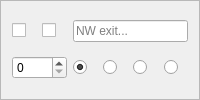
       <widget class="QFrame" name="frame_nw">
        <property name="sizePolicy">
         <sizepolicy hsizetype="Preferred" vsizetype="Preferred">
          <horstretch>0</horstretch>
          <verstretch>0</verstretch>
         </sizepolicy>
        </property>
        <property name="autoFillBackground">
         <bool>false</bool>
        </property>
        <property name="frameShape">
         <enum>QFrame::StyledPanel</enum>
        </property>
        <property name="frameShadow">
         <enum>QFrame::Raised</enum>
        </property>
        <layout class="QGridLayout" name="gridLayout_nw">
         <item row="0" column="0">
          <widget class="QCheckBox" name="noroute_nw">
           <property name="cursor">
            <cursorShape>PointingHandCursor</cursorShape>
           </property>
           <property name="focusPolicy">
            <enum>Qt::NoFocus</enum>
           </property>
           <property name="toolTip">
            <string>Prevent a route being created via this exit, equivalent to an infinite exit weight</string>
           </property>
           <property name="text">
            <string/>
           </property>
           <property name="checkable">
            <bool>true</bool>
           </property>
          </widget>
         </item>
         <item row="0" column="1">
          <widget class="QCheckBox" name="stub_nw">
           <property name="cursor">
            <cursorShape>PointingHandCursor</cursorShape>
           </property>
           <property name="toolTip">
            <string>Create an exit in this direction with unknown destination, mutually exclusive with an actual exit roomID</string>
           </property>
           <property name="text">
            <string/>
           </property>
          </widget>
         </item>
         <item row="0" column="2" colspan="4">
          <widget class="QLineEdit" name="nw">
           <property name="toolTip">
            <string>Set the number of the room northwest of this one, will be blue for a valid number or red for invalid</string>
           </property>
           <property name="placeholderText">
            <string>NW exit...</string>
           </property>
          </widget>
         </item>
         <item row="1" column="0" colspan="2">
          <widget class="QSpinBox" name="weight_nw">
           <property name="cursor">
            <cursorShape>SizeVerCursor</cursorShape>
           </property>
           <property name="toolTip">
            <string>Set to a positive value to overide the default (Room) Weight for using this Exit route, zero value assigns the default.</string>
           </property>
           <property name="maximum">
            <number>9999</number>
           </property>
          </widget>
         </item>
         <item row="1" column="2">
          <widget class="QRadioButton" name="doortype_none_nw">
           <property name="cursor">
            <cursorShape>PointingHandCursor</cursorShape>
           </property>
           <property name="toolTip">
            <string>No door symbol is drawn on 2D Map for this exit</string>
           </property>
           <property name="text">
            <string/>
           </property>
           <property name="checked">
            <bool>true</bool>
           </property>
           <attribute name="buttonGroup">
            <string notr="true">doortype_nw</string>
           </attribute>
          </widget>
         </item>
         <item row="1" column="3">
          <widget class="QRadioButton" name="doortype_open_nw">
           <property name="cursor">
            <cursorShape>PointingHandCursor</cursorShape>
           </property>
           <property name="toolTip">
            <string>Green (Open) door symbol is drawn on 2D Map, can be set on either a stub or a real exit</string>
           </property>
           <property name="text">
            <string/>
           </property>
           <attribute name="buttonGroup">
            <string notr="true">doortype_nw</string>
           </attribute>
          </widget>
         </item>
         <item row="1" column="4">
          <widget class="QRadioButton" name="doortype_closed_nw">
           <property name="cursor">
            <cursorShape>PointingHandCursor</cursorShape>
           </property>
           <property name="toolTip">
            <string>Orange (Closed) door symbol is drawn on 2D Map, can be set on either a stub or a real exit</string>
           </property>
           <property name="text">
            <string/>
           </property>
           <attribute name="buttonGroup">
            <string notr="true">doortype_nw</string>
           </attribute>
          </widget>
         </item>
         <item row="1" column="5">
          <widget class="QRadioButton" name="doortype_locked_nw">
           <property name="cursor">
            <cursorShape>PointingHandCursor</cursorShape>
           </property>
           <property name="toolTip">
            <string>Red (Locked) door symbol is drawn on 2D Map, can be set on either a stub or a real exit</string>
           </property>
           <property name="text">
            <string/>
           </property>
           <attribute name="buttonGroup">
            <string notr="true">doortype_nw</string>
           </attribute>
          </widget>
         </item>
        </layout>
       </widget>
